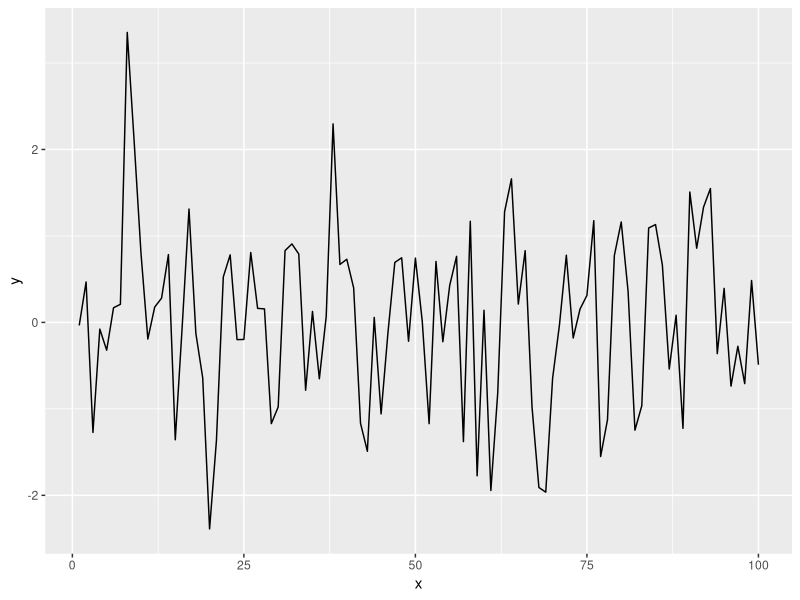

Write the R code that produced this figure.
## ---- chunk 1
knitr::opts_chunk$set(echo = FALSE,
                      message = FALSE,
                      warning = FALSE,
                      fig.align = "center",
                      fig.path = "Figures/")
## ---- chunk 2
library(tidyverse)
library(ggplot2)
## ---- chunk 3

x = seq(1:100)
y = rnorm(100)
dat = data.frame(x, y)

ggplot(dat, aes(x = x, y = y)) + 
  geom_line()

## ---- chunk 4

Table = dat %>%
  head(5)

knitr::kable(Table, booktabs = TRUE)
  
